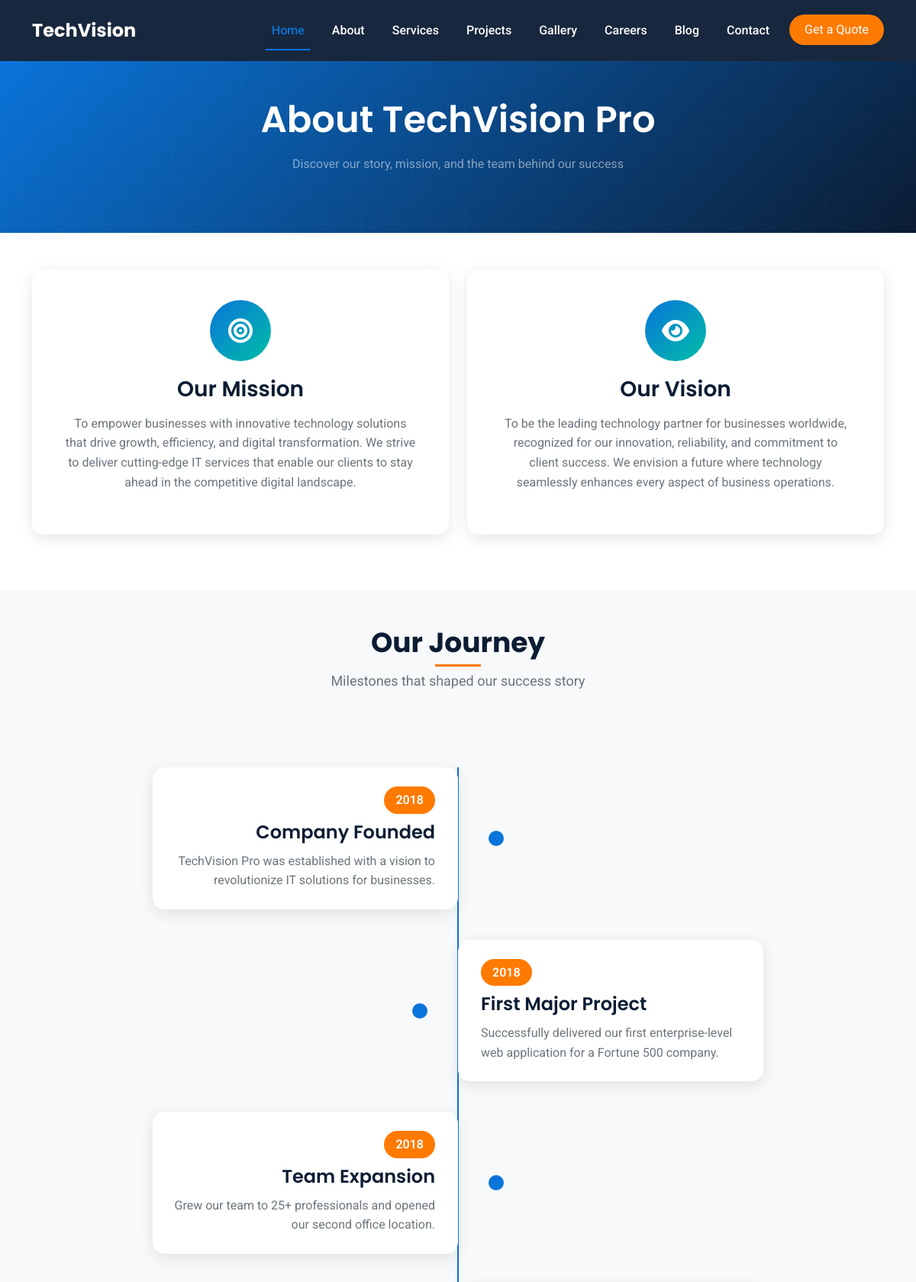
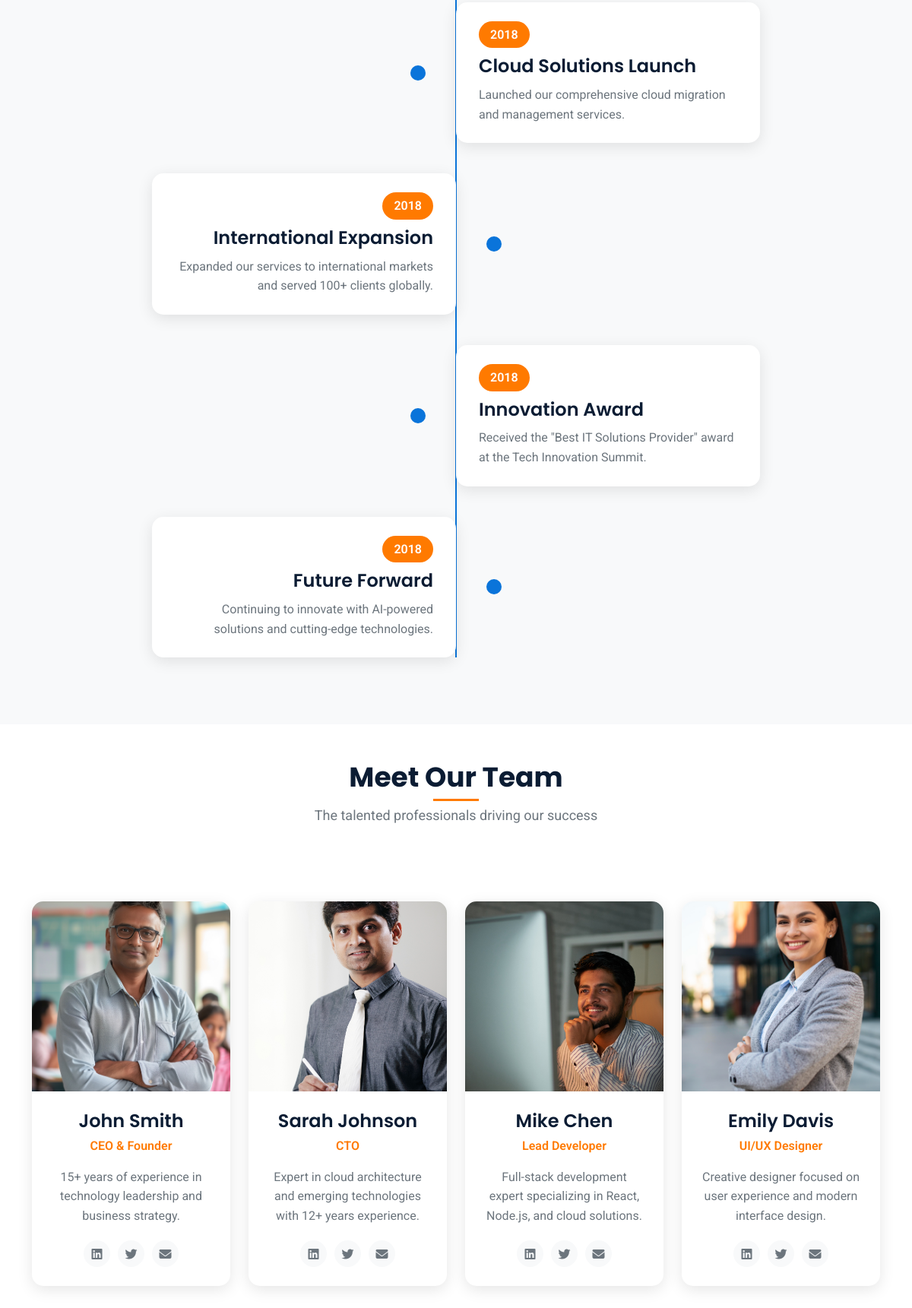
The page /about/ (upper part) on the database its author committed (2 pictures, top to bottom).
### website/models.py (models this page shows)
class MissionModel(models.Model):
    mission_title = models.CharField(max_length=255)
    mission_description = models.TextField()
    mission_icon = models.CharField(max_length=255, null=True, blank=True)

class VisionModel(models.Model):
    vision_title = models.CharField(max_length=255)
    vision_description = models.TextField()
    vision_icon = models.CharField(max_length=255, null=True, blank=True)

class OurJourneyModel(models.Model):
    timeline_date =  models.CharField(max_length=255)
    timeline_title = models.CharField(max_length=255)
    timeline_description = models.TextField()

class TeamModel(models.Model):
    member_image = models.ImageField(upload_to='static/team_images/')
    member_name = models.CharField(max_length=100)
    member_position = models.CharField(max_length=100)
    member_expert = models.TextField(blank=True, null=True)
    member_linkedin_url = models.URLField(max_length=255, blank=True, null=True)
    member_linkedin_icon = models.CharField(max_length=100, blank=True, null=True)
    member_twitter_url = models.URLField(max_length=255, blank=True, null=True)
    member_twitter_icon = models.CharField(max_length=100, blank=True, null=True)
    member_envelope_url = models.EmailField(max_length=255, blank=True, null=True)
    member_envelope_icon = models.CharField(max_length=100, blank=True, null=True)

### website/views.py (the view)
# urls.py: path('about/', views.about, name='about'),
def about(request):
    mission_data = MissionModel.objects.all()
    vision_data = VisionModel.objects.all()
    journey_data = OurJourneyModel.objects.all()
    team_data = TeamModel.objects.all()
    achievement_data = AchievementsAwardsModel.objects.all()
    certification_data = CertificationsModel.objects.all()
    values_data = ValuesModel.objects.all()
    cta_data = AboutCTAModel.objects.all()
    packages = {"mission":mission_data, "vision":vision_data, "journey":journey_data, "team":team_data,
                "achievement":achievement_data, "certification":certification_data, "values":values_data, "cta":cta_data}
    return render(request, 'about.html', packages)

### template/about.html (shortened to what this page needs)
{% include 'navbar.html' %}
<section class="page-header py-5" style="background: linear-gradient(135deg, var(--primary-blue), var(--primary-navy)); margin-top: 80px;">
    <div class="container">
        <div class="row">
            <div class="col-12 text-center">
                <h1 class="text-white mb-3">About TechVision Pro</h1>
                <p class="text-white-50">Discover our story, mission, and the team behind our success</p>
            </div>
        </div>
    </div>
</section>
<section class="mission-vision-section py-5">
    <div class="container">
        <div class="row">
            <div class="col-lg-6 mb-4">
                {% for mission in mission %}
                <div class="mission-card">
                    <div class="mission-icon">
                       <i class="{{ mission.mission_icon }}"></i>
                    </div>
                    <h3>{{ mission.mission_title }}</h3>
                    <p>{{ mission.mission_description }}</p>
                </div>
                {% endfor %}
            </div>
            <div class="col-lg-6 mb-4">
                {% for vision in vision %}
                <div class="vision-card">
                    <div class="vision-icon">
                        <i class="{{ vision.vision_icon }}"></i>
                    </div>
                    <h3>{{ vision.vision_title }}</h3>
                    <p>{{ vision.vision_description }}</p>
                </div>
                {% endfor %}
            </div>
        </div>
    </div>
</section>
<section class="timeline-section py-5 bg-light">
    <div class="container">
        <div class="row">
            <div class="col-12 text-center mb-5">
                <h2 class="section-title">Our Journey</h2>
                <p class="section-subtitle">Milestones that shaped our success story</p>
            </div>
        </div>
        <div class="row">
            <div class="col-12">
                <div class="timeline">
                    {% for journey in journey %}
                    <div class="timeline-item">
                        <div class="timeline-content">
                            <div class="{{ journey.timeline_date }} timeline-date">2018</div>
                            <h4>{{ journey.timeline_title }}</h4>
                            <p>{{ journey.timeline_description }}</p>
                        </div>
                    </div>
                    {% endfor %}
                </div>
            </div>
        </div>
    </div>
</section>
<section class="team-section py-5">
    <div class="container">
        <div class="row">
            <div class="col-12 text-center mb-5">
                <h2 class="section-title">Meet Our Team</h2>
                <p class="section-subtitle">The talented professionals driving our success</p>
            </div>
        </div>
        <div class="row">
            {% for member in team %}
            <div class="col-lg-3 col-md-6 mb-4">
                <div class="team-card">
                    <div class="team-image">
                        <img src="{{ member.member_image.url }}" alt="{{ member.member_name }}" class="w-100 h-100" style="object-fit: cover;">
                    </div>
                    <div class="team-content">
                        <h4>{{ member.member_name }}</h4>
                        <span class="team-role">{{ member.member_position }}</span>
                        <p>{{ member.member_expert }}</p>
                        <div class="team-social">
                            <a href="{{ member.member_linkedin_url }}"><i class="{{ member.member_linkedin_icon }}"></i></a>
                            <a href="{{ member.member_twitter_url }}"><i class="{{ member.member_twitter_icon }}"></i></a>
                            <a href="{{ member.member_envelope_url }}"><i class="{{ member.member_envelope_icon }}"></i></a>
                        </div>
                    </div>
                </div>
            </div>
            {% endfor %}
        </div>
    </div>
</section>
{% include 'footer.html' %}

### template/navbar.html (shortened to what this page needs)
<!DOCTYPE html>
<html lang="en">
<head>
    <link href="https://cdn.jsdelivr.net/npm/bootstrap@5.3.0/dist/css/bootstrap.min.css" rel="stylesheet">
    <link rel="stylesheet" href="https://cdnjs.cloudflare.com/ajax/libs/font-awesome/6.4.0/css/all.min.css">
    <link rel="stylesheet" href="/static/css/style.css">
</head>
<body>
    <nav class="navbar navbar-expand-lg navbar-dark fixed-top">
        <div class="container">
            <a class="navbar-brand" href="/">
                 <span>TechVision  </span>
            </a>
            <div class="collapse navbar-collapse" id="navbarNav">
                <ul class="navbar-nav ms-auto">
                    <li class="nav-item">
                        <a class="nav-link active" href="/">Home</a>
                    </li>
                    <li class="nav-item">
                        <a class="nav-link" href="/about">About</a>
                    </li>
                    <li class="nav-item">
                        <a class="nav-link" href="/services">Services</a>
                    </li>
                    <li class="nav-item">
                        <a class="nav-link" href="/projects">Projects</a>
                    </li>
                    <li class="nav-item">
                        <a class="nav-link" href="/gallery">Gallery</a>
                    </li>
                    <li class="nav-item">
                        <a class="nav-link" href="/careers">Careers</a>
                    </li>
                    <li class="nav-item">
                        <a class="nav-link" href="/blog">Blog</a>
                    </li>
                    <li class="nav-item">
                        <a class="nav-link" href="/contact">Contact</a>
                    </li>
                    <li class="nav-item">
                        <a class="btn btn-primary ms-2" href="/contact">Get a Quote</a>
                    </li>
                </ul>
            </div>
        </div>
    </nav>

### template/footer.html (shortened to what this page needs)
</body>
</html>

### rows shown on the page
MissionModel: mission_title "Our Mission", mission_description "To empower businesses with innovative technology solutions that drive growth, efficiency, and digital transformation. We strive to deliver cutting-edge IT services that enable our clients to stay ahead in the competitive digital landscape."
VisionModel: vision_title "Our Vision", vision_description "To be the leading technology partner for businesses worldwide, recognized for our innovation, reliability, and commitment to client success. We envision a future where technology seamlessly enhances every aspect of business operations."
OurJourneyModel: timeline_title "Company Founded", timeline_description "TechVision Pro was established with a vision to revolutionize IT solutions for businesses."
OurJourneyModel: timeline_title "First Major Project", timeline_description "Successfully delivered our first enterprise-level web application for a Fortune 500 company."
OurJourneyModel: timeline_title "Team Expansion", timeline_description "Grew our team to 25+ professionals and opened our second office location."
OurJourneyModel: timeline_title "Cloud Solutions Launch", timeline_description "Launched our comprehensive cloud migration and management services."
OurJourneyModel: timeline_title "International Expansion", timeline_description "Expanded our services to international markets and served 100+ clients globally."
OurJourneyModel: timeline_title "Innovation Award", timeline_description "Received the \"Best IT Solutions Provider\" award at the Tech Innovation Summit."
OurJourneyModel: timeline_title "Future Forward", timeline_description "Continuing to innovate with AI-powered solutions and cutting-edge technologies."
TeamModel: member_image (picture), member_name "John Smith", member_position "CEO & Founder", member_expert "15+ years of experience in technology leadership and business strategy."
TeamModel: member_image (picture), member_name "Sarah Johnson", member_position "CTO", member_expert "Expert in cloud architecture and emerging technologies with 12+ years experience."
TeamModel: member_image (picture), member_name "Mike Chen", member_position "Lead Developer", member_expert "Full-stack development expert specializing in React, Node.js, and cloud solutions."
TeamModel: member_image (picture), member_name "Emily Davis", member_position "UI/UX Designer", member_expert "Creative designer focused on user experience and modern interface design."
